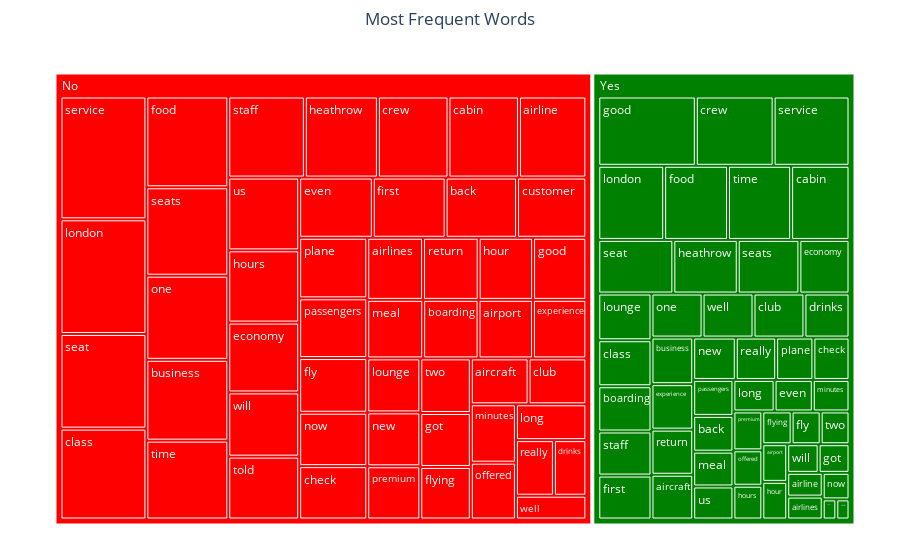

Write notebook code for a chart like this one.
### Code cell
# Plot the treemap
fig_rw = px.treemap(df_topwords, path=['Recommended','Word']
                 , values='Frequency', title='Most Frequent Words',
                 color = 'Recommended',
                 color_discrete_map={'No':'red', 'Yes':'green'}
                 )
fig_rw.update_layout(title_x = 0.5, 
                  margin = dict(l = 50, r = 40, t = 50, b = 30)
                  )

### Figure 1 — Plotly figure (JSON) as saved in the notebook; plotly's stock layout.template omitted (floating-point values rounded to 4 significant figures)
{"data": [{"branchvalues": "total", "customdata": [["Yes"], ["Yes"], ["No"], ["Yes"], ["No"], ["Yes"], ["No"], ["Yes"], ["No"], ["Yes"], ["No"], ["Yes"], ["No"], ["Yes"], ["No"], ["Yes"], ["No"], ["Yes"], ["No"], ["Yes"], ["No"], ["Yes"], ["No"], ["Yes"], ["No"], ["Yes"], ["Yes"], ["No"], ["Yes"], ["No"], ["Yes"], ["No"], ["Yes"], ["No"], ["Yes"], ["No"], ["No"], ["Yes"], ["Yes"], ["No"], ["Yes"], ["No"], ["Yes"], ["No"], ["Yes"], ["No"], ["Yes"], ["No"], ["No"], ["No"], ["No"], ["Yes"], ["Yes"], ["No"], ["Yes"], ["No"], ["Yes"], ["No"], ["Yes"], ["No"], ["Yes"], ["No"], ["Yes"], ["No"], ["Yes"], ["No"], ["Yes"], ["No"], ["Yes"], ["No"], ["Yes"], ["No"], ["Yes"], ["No"], ["No"], ["Yes"], ["Yes"], ["No"], ["Yes"], ["No"], ["Yes"], ["No"], ["Yes"], ["No"], ["Yes"], ["No"], ["Yes"], ["No"], ["Yes"], ["No"], ["Yes"], ["No"], ["Yes"], ["No"], ["Yes"], ["No"], ["Yes"], ["No"], ["No"], ["Yes"], ["No"], ["Yes"]], "domain": {"x": [0, 1], "y": [0, 1]}, "hovertemplate": "labels=%{label}<br>Frequency=%{value}<br>parent=%{parent}<br>id=%{id}<br>Reccomended=%{customdata[0]}<extra></extra>", "ids": ["Yes/will", "Yes/passengers", "No/passengers", "Yes/one", "No/one", "Yes/offered", "No/offered", "Yes/now", "No/now", "Yes/new", "No/new", "Yes/minutes", "No/minutes", "Yes/meal", "No/meal", "Yes/lounge", "No/lounge", "Yes/long", "No/long", "Yes/london", "No/london", "Yes/hours", "No/plane", "Yes/plane", "No/premium", "Yes/premium", "Yes/well", "No/well", "Yes/us", "No/us", "Yes/two", "No/two", "Yes/told", "No/told", "Yes/time", "No/time", "No/hours", "Yes/staff", "Yes/service", "No/service", "Yes/seats", "No/seats", "Yes/seat", "No/seat", "Yes/return", "No/return", "Yes/really", "No/really", "No/staff", "No/will", "No/aircraft", "Yes/heathrow", "Yes/club", "No/club", "Yes/class", "No/class", "Yes/check", "No/check", "Yes/cabin", "No/cabin", "Yes/business", "No/business", "Yes/boarding", "No/boarding", "Yes/back", "No/back", "Yes/airport", "No/airport", "Yes/airlines", "No/airlines", "Yes/airline", "No/airline", "Yes/aircraft", "No/crew", "No/hour", "Yes/crew", "Yes/customer", "No/heathrow", "Yes/got", "No/got", "Yes/good", "No/good", "Yes/food", "No/food", "Yes/flying", "No/flying", "Yes/fly", "No/fly", "Yes/first", "No/first", "Yes/experience", "No/experience", "Yes/even", "No/even", "Yes/economy", "No/economy", "Yes/drinks", "No/drinks", "No/customer", "Yes/hour", "No", "Yes"], "labels": ["will", "passengers", "passengers", "one", "one", "offered", "offered", "now", "now", "new", "new", "minutes", "minutes", "meal", "meal", "lounge", "lounge", "long", "long", "london", "london", "hours", "plane", "plane", "premium", "premium", "well", "well", "us", "us", "two", "two", "told", "told", "time", "time", "hours", "staff", "service", "service", "seats", "seats", "seat", "seat", "return", "return", "really", "really", "staff", "will", "aircraft", "heathrow", "club", "club", "class", "class", "check", "check", "cabin", "cabin", "business", "business", "boarding", "boarding", "back", "back", "airport", "airport", "airlines", "airlines", "airline", "airline", "aircraft", "crew", "hour", "crew", "customer", "heathrow", "got", "got", "good", "good", "food", "food", "flying", "flying", "fly", "fly", "first", "first", "experience", "experience", "even", "even", "economy", "economy", "drinks", "drinks", "customer", "hour", "No", "Yes"], "marker": {"colors": ["green", "green", "red", "green", "red", "green", "red", "green", "red", "green", "red", "green", "red", "green", "red", "green", "red", "green", "red", "green", "red", "green", "red", "green", "red", "green", "green", "red", "green", "red", "green", "red", "green", "red", "green", "red", "red", "green", "green", "red", "green", "red", "green", "red", "green", "red", "green", "red", "red", "red", "red", "green", "green", "red", "green", "red", "green", "red", "green", "red", "green", "red", "green", "red", "green", "red", "green", "red", "green", "red", "green", "red", "green", "red", "red", "green", "green", "red", "green", "red", "green", "red", "green", "red", "green", "red", "green", "red", "green", "red", "green", "red", "green", "red", "green", "red", "green", "red", "red", "green", "red", "green"]}, "name": "", "parents": ["Yes", "Yes", "No", "Yes", "No", "Yes", "No", "Yes", "No", "Yes", "No", "Yes", "No", "Yes", "No", "Yes", "No", "Yes", "No", "Yes", "No", "Yes", "No", "Yes", "No", "Yes", "Yes", "No", "Yes", "No", "Yes", "No", "Yes", "No", "Yes", "No", "No", "Yes", "Yes", "No", "Yes", "No", "Yes", "No", "Yes", "No", "Yes", "No", "No", "No", "No", "Yes", "Yes", "No", "Yes", "No", "Yes", "No", "Yes", "No", "Yes", "No", "Yes", "No", "Yes", "No", "Yes", "No", "Yes", "No", "Yes", "No", "Yes", "No", "No", "Yes", "Yes", "No", "Yes", "No", "Yes", "No", "Yes", "No", "Yes", "No", "Yes", "No", "Yes", "No", "Yes", "No", "Yes", "No", "Yes", "No", "Yes", "No", "No", "Yes", "", ""], "type": "treemap", "values": [115, 185, 508, 288, 861, 131, 320, 91, 454, 231, 357, 148, 329, 179, 409, 318, 358, 166, 315, 625, 1230, 125, 515, 202, 353, 144, 287, 209, 170, 645, 121, 345, 34, 557, 599, 807, 640, 300, 673, 1318, 423, 905, 515, 1016, 241, 432, 219, 264, 776, 569, 331, 442, 287, 331, 313, 975, 196, 454, 554, 714, 249, 827, 308, 405, 184, 537, 120, 398, 104, 433, 108, 682, 239, 715, 422, 690, 35, 740, 113, 341, 865, 413, 606, 929, 123, 332, 122, 465, 299, 548, 243, 390, 154, 554, 344, 619, 254, 225, 521, 120, 27793, 13602]}], "layout": {"legend": {"tracegroupgap": 0}, "margin": {"b": 30, "l": 50, "r": 40, "t": 50}, "title": {"text": "Most Frequent Words", "x": 0.5}}}
